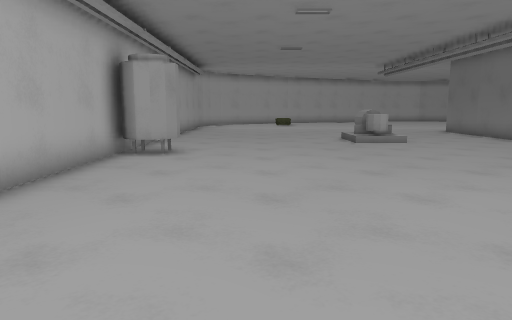
View 1 (above)

24 first-person views from a walk through a level from a Godot 3-D game. The camera is 1.2 m above the floor, tilts 8° down and sees 70° across. The floor is counted in squares, 1 m on a side. Each view is taken from the middle of a square. On the plan, view 1 faces up. The plan holds only what a view shows up to about 15 squares ahead; the rest is blank. The place goes on beyond the plan. Surface patterns are stand-ins for the level's own textures.

View 2
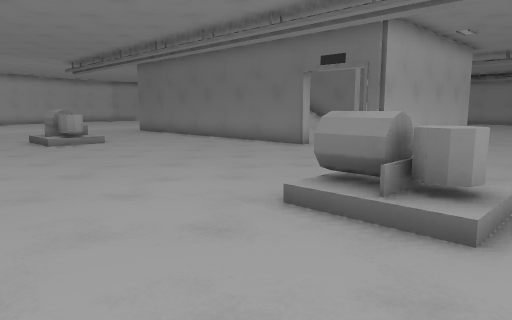

View 3
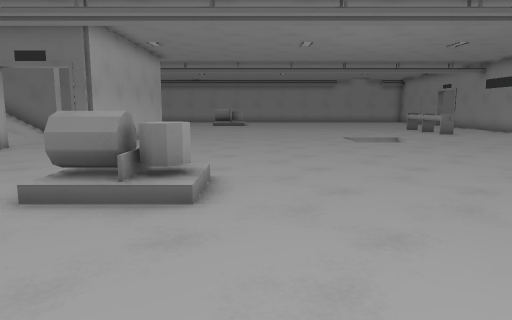

View 4
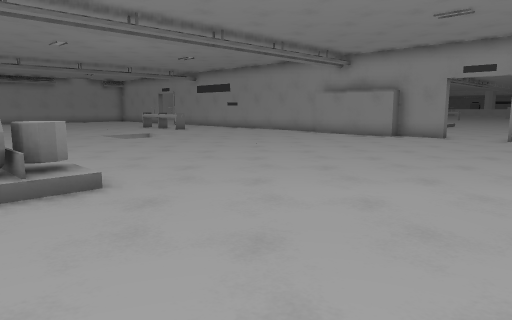

View 5
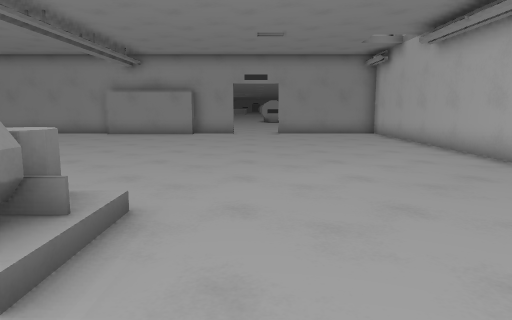

View 6
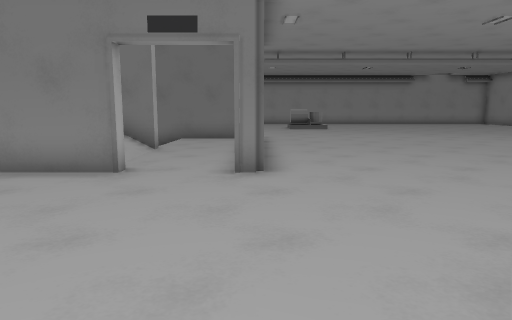

View 7
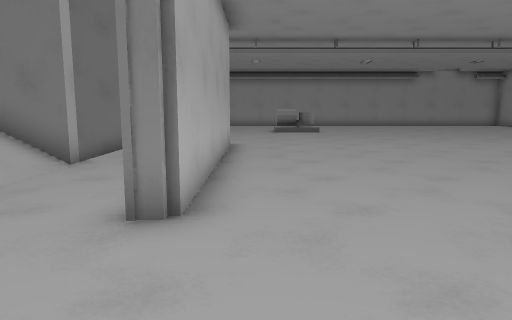

View 8
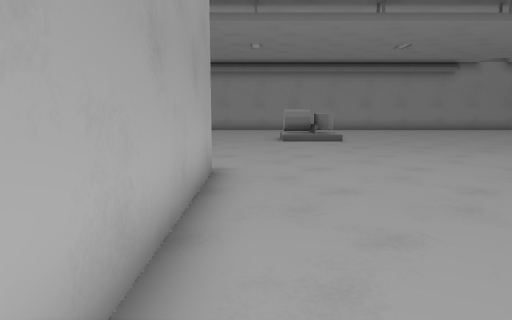

View 9
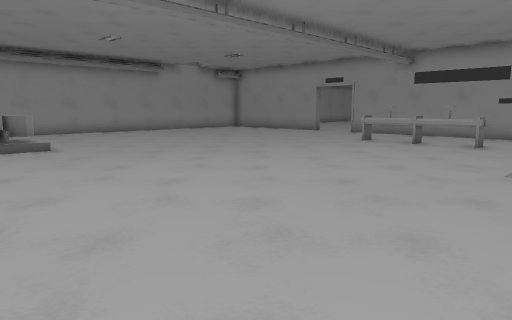

View 10
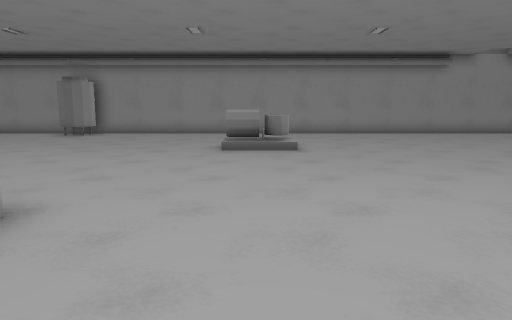

View 11
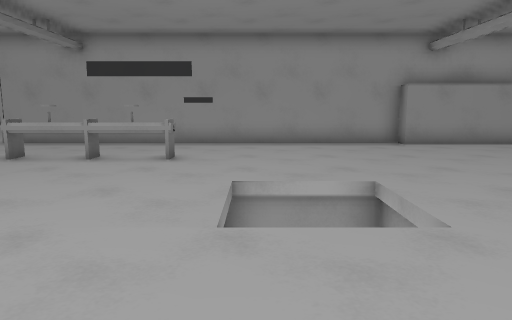

View 12
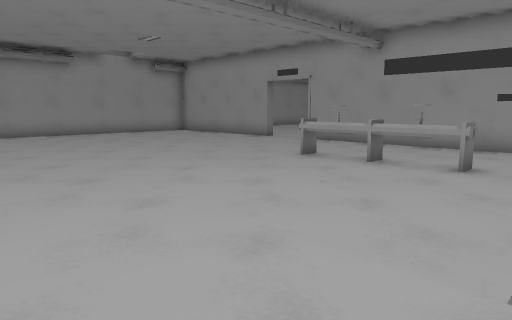

View 13
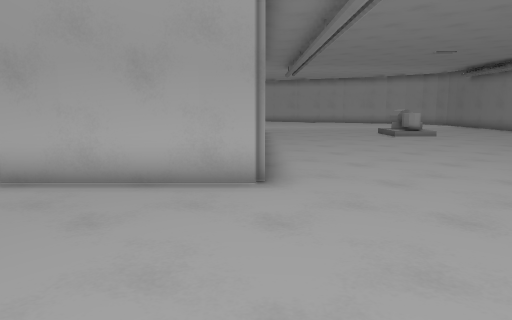

View 14
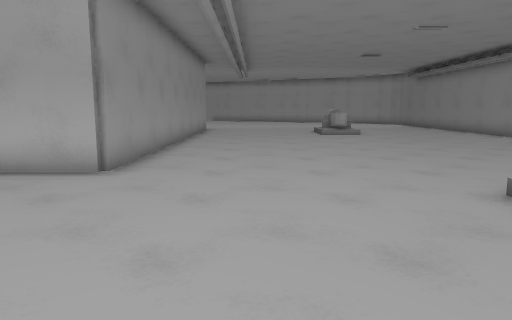

View 15
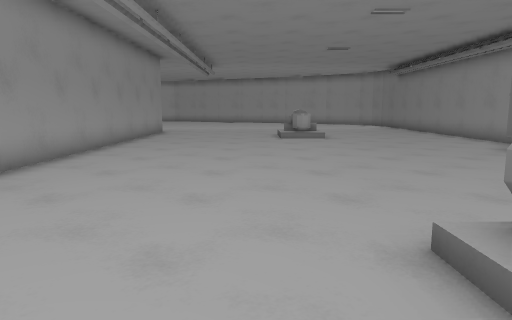

View 16
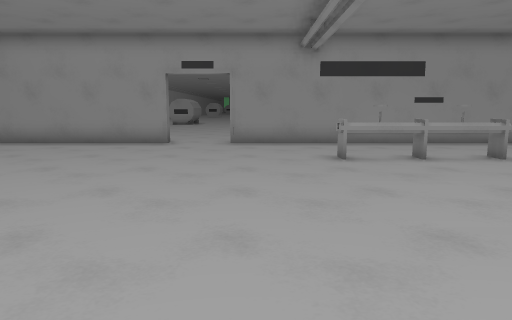

View 17
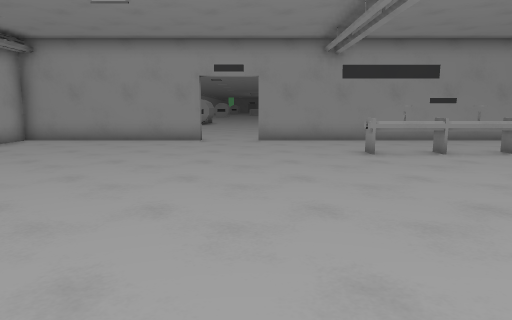

View 18
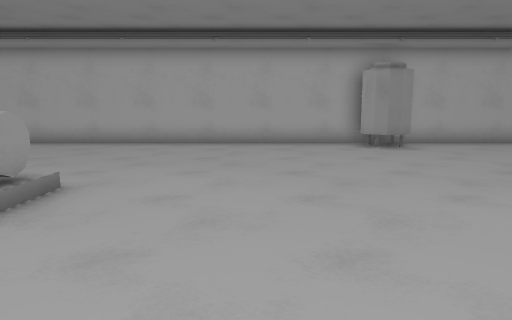

View 19
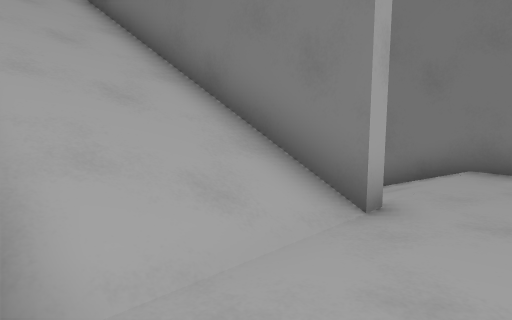

View 20
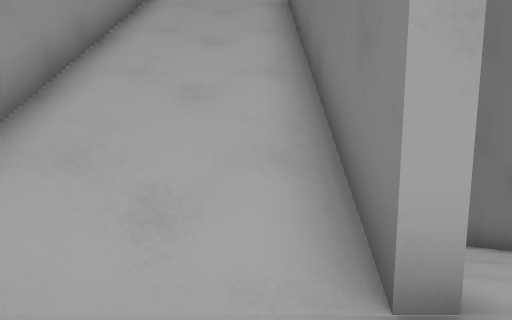

View 21
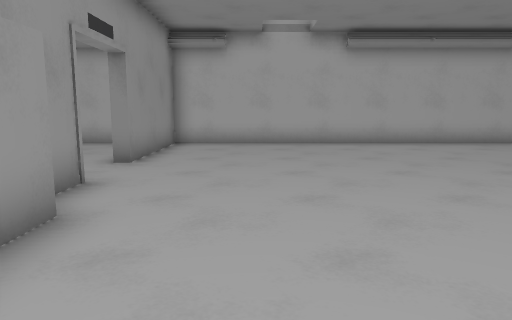

View 22
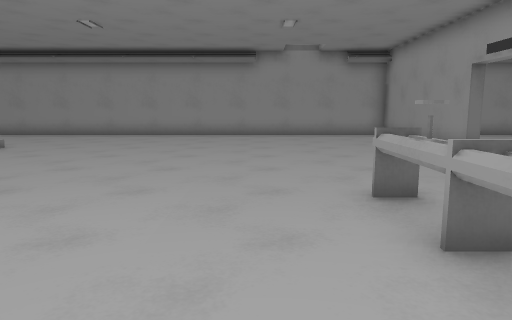

View 23
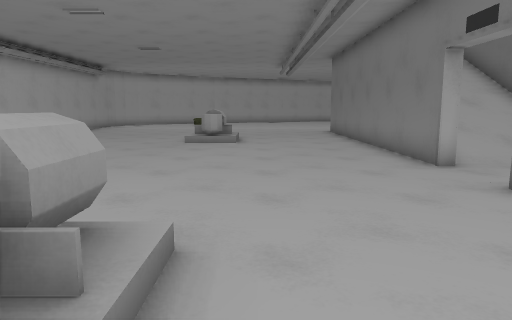

View 24
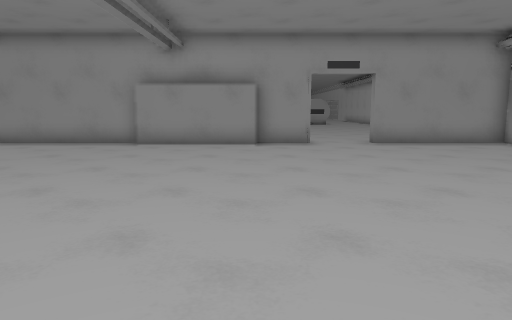

### Floor plan
Key: @ floor where view 1 was taken; # wall or solid block; . floor; / step, stairs or slope; = window, fence, low wall or low ledge; ^ raised ledge; v drop or lower ground.
Columns run from 4 left of view 1 to 30 right of it. Each row starts with its distance up from view 1.
 15 #.......##....#       #...../^.....
 14 #.......==....#///#   #............
 13 #.......==....#///#  /#............
 12 #.............#///#  /#............
 11 ###...........#///# //#...........#
 10 ###...........#///#// #...........#
  9 ##............#///#///#...........
  8 #.............#///#...#...........
  7 #.....................#...........
  6 #.....................#...........
  5 #.............#########...........
  4 #.................................
  3 #.......##...................# ....
  2 #.......==...................=  ...
  1 #.......==...................==....
  0 #...@..............................
 -1 #..................................
 -2 #..................................
 -3 #..................................
 -4 #...............vvv................
 -5 #...............v v................
 -6 #...............vvv................
 -7 #..................................
 -8 #..................................
 -9 #...................^^^^^..........
-10 #..................................
-11 #..................................
-12 #........#####.....................
-13 #####...##   ##############...#####
-14   ......                   ...

Positions as (right, up) in squares from view 1, and headings:
1: (0, 0), facing up
2: (0, 0), facing up-right
3: (-1, 0), facing right
4: (-2, 3), facing down-right
5: (2, 5), facing down
6: (3, 5), facing right
7: (6, 4), facing right
8: (11, 4), facing right
9: (13, 4), facing down-right
10: (14, 2), facing right
11: (14, 0), facing down
12: (14, -1), facing down-right
13: (18, -1), facing up
14: (21, -2), facing up
15: (23, 0), facing up
16: (22, 0), facing down
17: (23, 1), facing down
18: (9, 6), facing left
19: (10, 6), facing up-right
20: (13, 6), facing up
21: (9, -10), facing left
22: (15, -7), facing right
23: (6, 0), facing up
24: (5, 0), facing down
